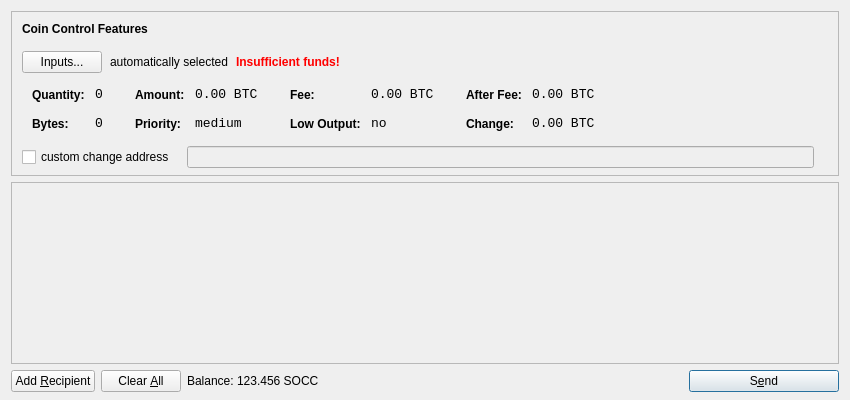
<?xml version="1.0" encoding="UTF-8"?>
<ui version="4.0">
 <class>SendCoinsDialog</class>
 <widget class="QDialog" name="SendCoinsDialog">
  <property name="geometry">
   <rect>
    <x>0</x>
    <y>0</y>
    <width>850</width>
    <height>400</height>
   </rect>
  </property>
  <property name="windowTitle">
   <string>Send Coins</string>
  </property>
  <layout class="QVBoxLayout" name="verticalLayout" stretch="0,1,0">
   <property name="bottomMargin">
    <number>8</number>
   </property>
   <item>
    <widget class="QFrame" name="frameCoinControl">
     <property name="sizePolicy">
      <sizepolicy hsizetype="Expanding" vsizetype="Expanding">
       <horstretch>0</horstretch>
       <verstretch>0</verstretch>
      </sizepolicy>
     </property>
     <property name="maximumSize">
      <size>
       <width>16777215</width>
       <height>16777215</height>
      </size>
     </property>
     <property name="frameShape">
      <enum>QFrame::StyledPanel</enum>
     </property>
     <property name="frameShadow">
      <enum>QFrame::Sunken</enum>
     </property>
     <layout class="QVBoxLayout" name="verticalLayoutCoinControl2">
      <property name="spacing">
       <number>-1</number>
      </property>
      <property name="leftMargin">
       <number>0</number>
      </property>
      <property name="topMargin">
       <number>0</number>
      </property>
      <property name="rightMargin">
       <number>0</number>
      </property>
      <property name="bottomMargin">
       <number>6</number>
      </property>
      <item>
       <layout class="QVBoxLayout" name="verticalLayoutCoinControl" stretch="0,0,0,0,1">
        <property name="spacing">
         <number>0</number>
        </property>
        <property name="leftMargin">
         <number>10</number>
        </property>
        <property name="topMargin">
         <number>10</number>
        </property>
        <item>
         <layout class="QHBoxLayout" name="horizontalLayoutCoinControl1">
          <property name="bottomMargin">
           <number>15</number>
          </property>
          <item>
           <widget class="QLabel" name="labelCoinControlFeatures">
            <property name="sizePolicy">
             <sizepolicy hsizetype="Preferred" vsizetype="Maximum">
              <horstretch>0</horstretch>
              <verstretch>0</verstretch>
             </sizepolicy>
            </property>
            <property name="font">
             <font>
              <weight>75</weight>
              <bold>true</bold>
             </font>
            </property>
            <property name="styleSheet">
             <string notr="true">font-weight:bold;</string>
            </property>
            <property name="text">
             <string>Coin Control Features</string>
            </property>
           </widget>
          </item>
         </layout>
        </item>
        <item>
         <layout class="QHBoxLayout" name="horizontalLayoutCoinControl2" stretch="0,0,0,0">
          <property name="spacing">
           <number>8</number>
          </property>
          <property name="bottomMargin">
           <number>10</number>
          </property>
          <item>
           <widget class="QPushButton" name="pushButtonCoinControl">
            <property name="styleSheet">
             <string notr="true"/>
            </property>
            <property name="text">
             <string>Inputs...</string>
            </property>
           </widget>
          </item>
          <item>
           <widget class="QLabel" name="labelCoinControlAutomaticallySelected">
            <property name="text">
             <string>automatically selected</string>
            </property>
            <property name="margin">
             <number>5</number>
            </property>
           </widget>
          </item>
          <item>
           <widget class="QLabel" name="labelCoinControlInsuffFunds">
            <property name="font">
             <font>
              <weight>75</weight>
              <bold>true</bold>
             </font>
            </property>
            <property name="styleSheet">
             <string notr="true">color:red;font-weight:bold;</string>
            </property>
            <property name="text">
             <string>Insufficient funds!</string>
            </property>
            <property name="margin">
             <number>5</number>
            </property>
           </widget>
          </item>
          <item>
           <spacer name="horizontalSpacerCoinControl">
            <property name="orientation">
             <enum>Qt::Horizontal</enum>
            </property>
            <property name="sizeHint" stdset="0">
             <size>
              <width>40</width>
              <height>1</height>
             </size>
            </property>
           </spacer>
          </item>
         </layout>
        </item>
        <item>
         <widget class="QWidget" name="widgetCoinControl" native="true">
          <property name="sizePolicy">
           <sizepolicy hsizetype="Preferred" vsizetype="Preferred">
            <horstretch>0</horstretch>
            <verstretch>0</verstretch>
           </sizepolicy>
          </property>
          <property name="minimumSize">
           <size>
            <width>0</width>
            <height>0</height>
           </size>
          </property>
          <property name="styleSheet">
           <string notr="true"/>
          </property>
          <layout class="QHBoxLayout" name="horizontalLayoutCoinControl5">
           <property name="margin">
            <number>0</number>
           </property>
           <item>
            <layout class="QHBoxLayout" name="horizontalLayoutCoinControl3" stretch="0,0,0,1">
             <property name="spacing">
              <number>20</number>
             </property>
             <property name="topMargin">
              <number>0</number>
             </property>
             <property name="bottomMargin">
              <number>10</number>
             </property>
             <item>
              <layout class="QFormLayout" name="formLayoutCoinControl1">
               <property name="horizontalSpacing">
                <number>10</number>
               </property>
               <property name="verticalSpacing">
                <number>14</number>
               </property>
               <property name="leftMargin">
                <number>10</number>
               </property>
               <property name="topMargin">
                <number>4</number>
               </property>
               <property name="rightMargin">
                <number>6</number>
               </property>
               <item row="0" column="0">
                <widget class="QLabel" name="labelCoinControlQuantityText">
                 <property name="styleSheet">
                  <string notr="true">font-weight:bold;</string>
                 </property>
                 <property name="text">
                  <string>Quantity:</string>
                 </property>
                 <property name="margin">
                  <number>0</number>
                 </property>
                </widget>
               </item>
               <item row="0" column="1">
                <widget class="QLabel" name="labelCoinControlQuantity">
                 <property name="font">
                  <font>
                   <family>Monospace</family>
                   <pointsize>10</pointsize>
                  </font>
                 </property>
                 <property name="cursor">
                  <cursorShape>IBeamCursor</cursorShape>
                 </property>
                 <property name="contextMenuPolicy">
                  <enum>Qt::ActionsContextMenu</enum>
                 </property>
                 <property name="text">
                  <string notr="true">0</string>
                 </property>
                 <property name="margin">
                  <number>0</number>
                 </property>
                 <property name="textInteractionFlags">
                  <set>Qt::LinksAccessibleByMouse|Qt::TextSelectableByKeyboard|Qt::TextSelectableByMouse</set>
                 </property>
                </widget>
               </item>
               <item row="1" column="0">
                <widget class="QLabel" name="labelCoinControlBytesText">
                 <property name="styleSheet">
                  <string notr="true">font-weight:bold;</string>
                 </property>
                 <property name="text">
                  <string>Bytes:</string>
                 </property>
                </widget>
               </item>
               <item row="1" column="1">
                <widget class="QLabel" name="labelCoinControlBytes">
                 <property name="font">
                  <font>
                   <family>Monospace</family>
                   <pointsize>10</pointsize>
                  </font>
                 </property>
                 <property name="cursor">
                  <cursorShape>IBeamCursor</cursorShape>
                 </property>
                 <property name="contextMenuPolicy">
                  <enum>Qt::ActionsContextMenu</enum>
                 </property>
                 <property name="text">
                  <string notr="true">0</string>
                 </property>
                 <property name="textInteractionFlags">
                  <set>Qt::LinksAccessibleByMouse|Qt::TextSelectableByKeyboard|Qt::TextSelectableByMouse</set>
                 </property>
                </widget>
               </item>
              </layout>
             </item>
             <item>
              <layout class="QFormLayout" name="formLayoutCoinControl2">
               <property name="horizontalSpacing">
                <number>10</number>
               </property>
               <property name="verticalSpacing">
                <number>14</number>
               </property>
               <property name="leftMargin">
                <number>6</number>
               </property>
               <property name="topMargin">
                <number>4</number>
               </property>
               <property name="rightMargin">
                <number>6</number>
               </property>
               <item row="0" column="0">
                <widget class="QLabel" name="labelCoinControlAmountText">
                 <property name="styleSheet">
                  <string notr="true">font-weight:bold;</string>
                 </property>
                 <property name="text">
                  <string>Amount:</string>
                 </property>
                 <property name="margin">
                  <number>0</number>
                 </property>
                </widget>
               </item>
               <item row="0" column="1">
                <widget class="QLabel" name="labelCoinControlAmount">
                 <property name="font">
                  <font>
                   <family>Monospace</family>
                   <pointsize>10</pointsize>
                  </font>
                 </property>
                 <property name="cursor">
                  <cursorShape>IBeamCursor</cursorShape>
                 </property>
                 <property name="contextMenuPolicy">
                  <enum>Qt::ActionsContextMenu</enum>
                 </property>
                 <property name="text">
                  <string notr="true">0.00 BTC</string>
                 </property>
                 <property name="textInteractionFlags">
                  <set>Qt::LinksAccessibleByMouse|Qt::TextSelectableByKeyboard|Qt::TextSelectableByMouse</set>
                 </property>
                </widget>
               </item>
               <item row="1" column="0">
                <widget class="QLabel" name="labelCoinControlPriorityText">
                 <property name="styleSheet">
                  <string notr="true">font-weight:bold;</string>
                 </property>
                 <property name="text">
                  <string>Priority:</string>
                 </property>
                </widget>
               </item>
               <item row="1" column="1">
                <widget class="QLabel" name="labelCoinControlPriority">
                 <property name="font">
                  <font>
                   <family>Monospace</family>
                   <pointsize>10</pointsize>
                  </font>
                 </property>
                 <property name="cursor">
                  <cursorShape>IBeamCursor</cursorShape>
                 </property>
                 <property name="contextMenuPolicy">
                  <enum>Qt::ActionsContextMenu</enum>
                 </property>
                 <property name="text">
                  <string>medium</string>
                 </property>
                 <property name="textInteractionFlags">
                  <set>Qt::LinksAccessibleByMouse|Qt::TextSelectableByKeyboard|Qt::TextSelectableByMouse</set>
                 </property>
                </widget>
               </item>
              </layout>
             </item>
             <item>
              <layout class="QFormLayout" name="formLayoutCoinControl3">
               <property name="horizontalSpacing">
                <number>10</number>
               </property>
               <property name="verticalSpacing">
                <number>14</number>
               </property>
               <property name="leftMargin">
                <number>6</number>
               </property>
               <property name="topMargin">
                <number>4</number>
               </property>
               <property name="rightMargin">
                <number>6</number>
               </property>
               <item row="0" column="0">
                <widget class="QLabel" name="labelCoinControlFeeText">
                 <property name="styleSheet">
                  <string notr="true">font-weight:bold;</string>
                 </property>
                 <property name="text">
                  <string>Fee:</string>
                 </property>
                 <property name="margin">
                  <number>0</number>
                 </property>
                </widget>
               </item>
               <item row="0" column="1">
                <widget class="QLabel" name="labelCoinControlFee">
                 <property name="font">
                  <font>
                   <family>Monospace</family>
                   <pointsize>10</pointsize>
                  </font>
                 </property>
                 <property name="cursor">
                  <cursorShape>IBeamCursor</cursorShape>
                 </property>
                 <property name="contextMenuPolicy">
                  <enum>Qt::ActionsContextMenu</enum>
                 </property>
                 <property name="text">
                  <string notr="true">0.00 BTC</string>
                 </property>
                 <property name="textInteractionFlags">
                  <set>Qt::LinksAccessibleByMouse|Qt::TextSelectableByKeyboard|Qt::TextSelectableByMouse</set>
                 </property>
                </widget>
               </item>
               <item row="1" column="0">
                <widget class="QLabel" name="labelCoinControlLowOutputText">
                 <property name="styleSheet">
                  <string notr="true">font-weight:bold;</string>
                 </property>
                 <property name="text">
                  <string>Low Output:</string>
                 </property>
                </widget>
               </item>
               <item row="1" column="1">
                <widget class="QLabel" name="labelCoinControlLowOutput">
                 <property name="font">
                  <font>
                   <family>Monospace</family>
                   <pointsize>10</pointsize>
                  </font>
                 </property>
                 <property name="cursor">
                  <cursorShape>IBeamCursor</cursorShape>
                 </property>
                 <property name="contextMenuPolicy">
                  <enum>Qt::ActionsContextMenu</enum>
                 </property>
                 <property name="text">
                  <string>no</string>
                 </property>
                 <property name="textInteractionFlags">
                  <set>Qt::LinksAccessibleByMouse|Qt::TextSelectableByKeyboard|Qt::TextSelectableByMouse</set>
                 </property>
                </widget>
               </item>
              </layout>
             </item>
             <item>
              <layout class="QFormLayout" name="formLayoutCoinControl4">
               <property name="horizontalSpacing">
                <number>10</number>
               </property>
               <property name="verticalSpacing">
                <number>14</number>
               </property>
               <property name="leftMargin">
                <number>6</number>
               </property>
               <property name="topMargin">
                <number>4</number>
               </property>
               <property name="rightMargin">
                <number>6</number>
               </property>
               <item row="0" column="0">
                <widget class="QLabel" name="labelCoinControlAfterFeeText">
                 <property name="styleSheet">
                  <string notr="true">font-weight:bold;</string>
                 </property>
                 <property name="text">
                  <string>After Fee:</string>
                 </property>
                 <property name="margin">
                  <number>0</number>
                 </property>
                </widget>
               </item>
               <item row="0" column="1">
                <widget class="QLabel" name="labelCoinControlAfterFee">
                 <property name="font">
                  <font>
                   <family>Monospace</family>
                   <pointsize>10</pointsize>
                  </font>
                 </property>
                 <property name="cursor">
                  <cursorShape>IBeamCursor</cursorShape>
                 </property>
                 <property name="contextMenuPolicy">
                  <enum>Qt::ActionsContextMenu</enum>
                 </property>
                 <property name="text">
                  <string notr="true">0.00 BTC</string>
                 </property>
                 <property name="textInteractionFlags">
                  <set>Qt::LinksAccessibleByMouse|Qt::TextSelectableByKeyboard|Qt::TextSelectableByMouse</set>
                 </property>
                </widget>
               </item>
               <item row="1" column="0">
                <widget class="QLabel" name="labelCoinControlChangeText">
                 <property name="styleSheet">
                  <string notr="true">font-weight:bold;</string>
                 </property>
                 <property name="text">
                  <string>Change:</string>
                 </property>
                </widget>
               </item>
               <item row="1" column="1">
                <widget class="QLabel" name="labelCoinControlChange">
                 <property name="font">
                  <font>
                   <family>Monospace</family>
                   <pointsize>10</pointsize>
                  </font>
                 </property>
                 <property name="cursor">
                  <cursorShape>IBeamCursor</cursorShape>
                 </property>
                 <property name="contextMenuPolicy">
                  <enum>Qt::ActionsContextMenu</enum>
                 </property>
                 <property name="text">
                  <string notr="true">0.00 BTC</string>
                 </property>
                 <property name="textInteractionFlags">
                  <set>Qt::LinksAccessibleByMouse|Qt::TextSelectableByKeyboard|Qt::TextSelectableByMouse</set>
                 </property>
                </widget>
               </item>
              </layout>
             </item>
            </layout>
           </item>
          </layout>
         </widget>
        </item>
        <item>
         <layout class="QHBoxLayout" name="horizontalLayoutCoinControl4" stretch="0,0,0">
          <property name="spacing">
           <number>12</number>
          </property>
          <property name="sizeConstraint">
           <enum>QLayout::SetDefaultConstraint</enum>
          </property>
          <property name="topMargin">
           <number>5</number>
          </property>
          <property name="rightMargin">
           <number>5</number>
          </property>
          <item>
           <widget class="QCheckBox" name="checkBoxCoinControlChange">
            <property name="text">
             <string>custom change address</string>
            </property>
           </widget>
          </item>
          <item>
           <widget class="QLineEdit" name="lineEditCoinControlChange">
            <property name="enabled">
             <bool>false</bool>
            </property>
            <property name="sizePolicy">
             <sizepolicy hsizetype="Expanding" vsizetype="Fixed">
              <horstretch>0</horstretch>
              <verstretch>0</verstretch>
             </sizepolicy>
            </property>
           </widget>
          </item>
          <item>
           <widget class="QLabel" name="labelCoinControlChangeLabel">
            <property name="sizePolicy">
             <sizepolicy hsizetype="Preferred" vsizetype="Expanding">
              <horstretch>0</horstretch>
              <verstretch>0</verstretch>
             </sizepolicy>
            </property>
            <property name="minimumSize">
             <size>
              <width>0</width>
              <height>0</height>
             </size>
            </property>
            <property name="text">
             <string/>
            </property>
            <property name="margin">
             <number>3</number>
            </property>
           </widget>
          </item>
         </layout>
        </item>
        <item>
         <spacer name="verticalSpacerCoinControl">
          <property name="orientation">
           <enum>Qt::Vertical</enum>
          </property>
          <property name="sizeHint" stdset="0">
           <size>
            <width>800</width>
            <height>1</height>
           </size>
          </property>
         </spacer>
        </item>
       </layout>
      </item>
     </layout>
    </widget>
   </item>
   <item>
    <widget class="QScrollArea" name="scrollArea">
     <property name="widgetResizable">
      <bool>true</bool>
     </property>
     <widget class="QWidget" name="scrollAreaWidgetContents">
      <property name="geometry">
       <rect>
        <x>0</x>
        <y>0</y>
        <width>830</width>
        <height>165</height>
       </rect>
      </property>
      <layout class="QVBoxLayout" name="verticalLayout_2">
       <property name="margin">
        <number>0</number>
       </property>
       <item>
        <layout class="QVBoxLayout" name="entries">
         <property name="spacing">
          <number>6</number>
         </property>
        </layout>
       </item>
       <item>
        <spacer name="verticalSpacer">
         <property name="orientation">
          <enum>Qt::Vertical</enum>
         </property>
         <property name="sizeHint" stdset="0">
          <size>
           <width>20</width>
           <height>40</height>
          </size>
         </property>
        </spacer>
       </item>
      </layout>
     </widget>
    </widget>
   </item>
   <item>
    <layout class="QHBoxLayout" name="horizontalLayout">
     <item>
      <widget class="QPushButton" name="addButton">
       <property name="toolTip">
        <string>Send to multiple recipients at once</string>
       </property>
       <property name="text">
        <string>Add &amp;Recipient</string>
       </property>
       <property name="icon">
        <iconset resource="../bitcoin.qrc">
         <normaloff>:/icons/add</normaloff>:/icons/add</iconset>
       </property>
       <property name="autoDefault">
        <bool>false</bool>
       </property>
      </widget>
     </item>
     <item>
      <widget class="QPushButton" name="clearButton">
       <property name="sizePolicy">
        <sizepolicy hsizetype="Minimum" vsizetype="Fixed">
         <horstretch>0</horstretch>
         <verstretch>0</verstretch>
        </sizepolicy>
       </property>
       <property name="toolTip">
        <string>Remove all transaction fields</string>
       </property>
       <property name="text">
        <string>Clear &amp;All</string>
       </property>
       <property name="icon">
        <iconset resource="../bitcoin.qrc">
         <normaloff>:/icons/remove</normaloff>:/icons/remove</iconset>
       </property>
       <property name="autoRepeatDelay">
        <number>300</number>
       </property>
       <property name="autoDefault">
        <bool>false</bool>
       </property>
      </widget>
     </item>
     <item>
      <layout class="QHBoxLayout" name="horizontalLayout_2">
       <property name="spacing">
        <number>3</number>
       </property>
       <item>
        <widget class="QLabel" name="label">
         <property name="text">
          <string>Balance:</string>
         </property>
        </widget>
       </item>
       <item>
        <widget class="QLabel" name="labelBalance">
         <property name="cursor">
          <cursorShape>IBeamCursor</cursorShape>
         </property>
         <property name="text">
          <string>123.456 SOCC</string>
         </property>
         <property name="textInteractionFlags">
          <set>Qt::LinksAccessibleByMouse|Qt::TextSelectableByKeyboard|Qt::TextSelectableByMouse</set>
         </property>
        </widget>
       </item>
      </layout>
     </item>
     <item>
      <spacer name="horizontalSpacer">
       <property name="orientation">
        <enum>Qt::Horizontal</enum>
       </property>
       <property name="sizeHint" stdset="0">
        <size>
         <width>40</width>
         <height>20</height>
        </size>
       </property>
      </spacer>
     </item>
     <item>
      <widget class="QPushButton" name="sendButton">
       <property name="minimumSize">
        <size>
         <width>150</width>
         <height>0</height>
        </size>
       </property>
       <property name="toolTip">
        <string>Confirm the send action</string>
       </property>
       <property name="text">
        <string>S&amp;end</string>
       </property>
       <property name="icon">
        <iconset resource="../bitcoin.qrc">
         <normaloff>:/icons/send</normaloff>:/icons/send</iconset>
       </property>
       <property name="default">
        <bool>true</bool>
       </property>
      </widget>
     </item>
    </layout>
   </item>
  </layout>
 </widget>
 <resources>
  <include location="../bitcoin.qrc"/>
 </resources>
 <connections/>
</ui>
